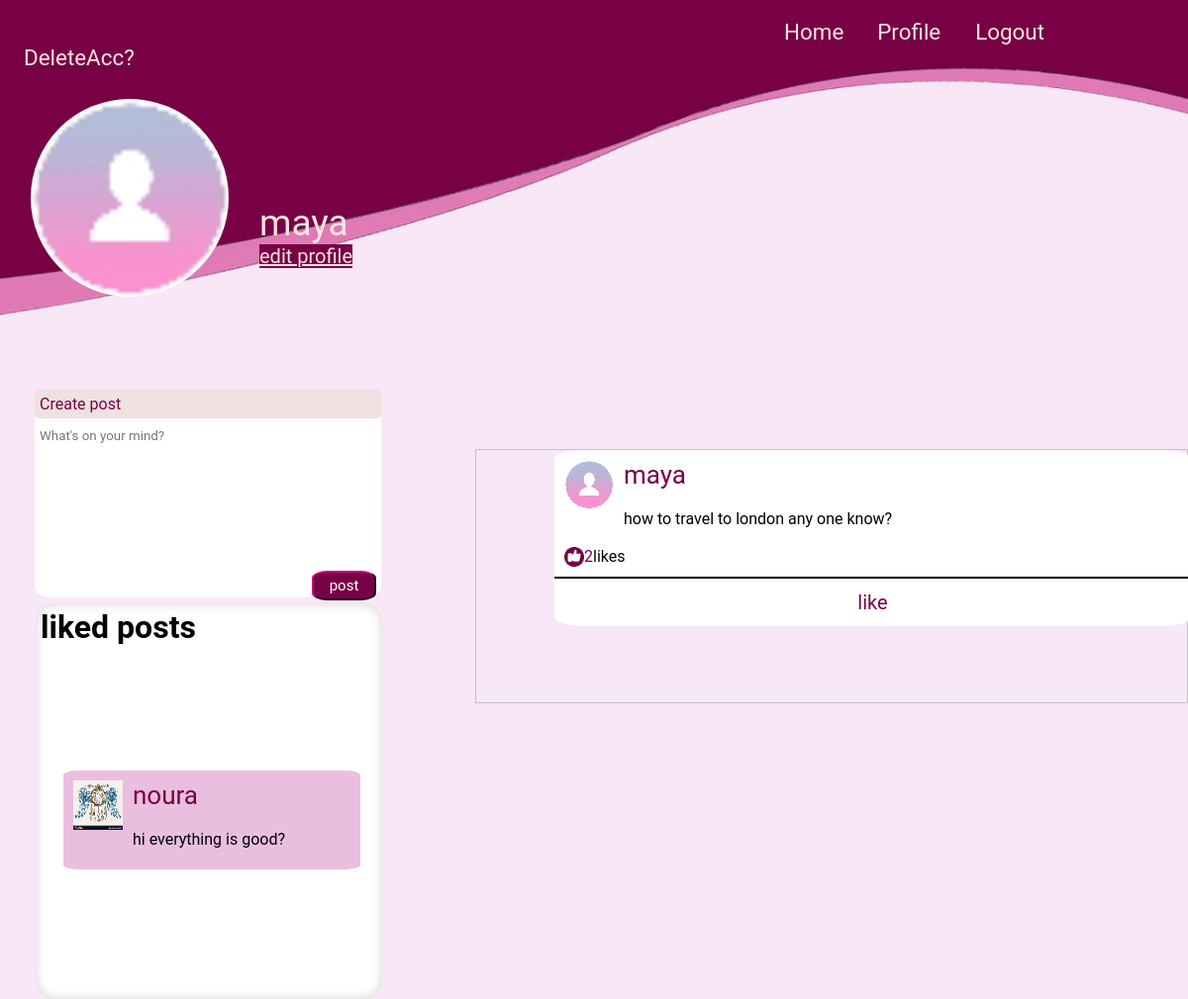
Page /userprofile.php (signed in) on the committed database.
### tables this page shows
CREATE TABLE `users` (
  `userId` int(11) NOT NULL,
  `userName` varchar(50) NOT NULL,
  `userEmail` varchar(100) NOT NULL,
  `userPassword` varchar(30) NOT NULL,
  `userPhoto` varchar(100) NOT NULL DEFAULT 'defaultavatar.jpeg'
);

CREATE TABLE `posts` (
  `postId` int(11) NOT NULL,
  `userId` int(11) NOT NULL,
  `postDescription` mediumtext NOT NULL,
  `likebutton` int(11) NOT NULL,
  `chatbutton` int(30) NOT NULL
);

### userprofile.php (the view, shortened to what this page needs)
<?php session_start();
$connection = mysqli_connect("localhost", "root", "");
$user_check = $_SESSION['userId'];
$query="select * from users where userId='$user_check'";
$ses_sql=mysqli_query($connection,$query);
$row=mysqli_fetch_assoc($ses_sql);
$username=$row["userName"];
$photo=$row["userPhoto"];
$postquery="select * from posts where userId='$user_check' ORDER BY posts.postId DESC";
$sql=mysqli_query($connection,$postquery);
$num_of_rows=mysqli_num_rows($sql);
?>
<!DOCTYPE html>
<html>
<head>
	<link rel="stylesheet" type="text/css" href="profileStyle.css" media="all">
</head>
<body style="overflow: auto;font-family:'Roboto';">
	<br>
 <div>
   <a class="homelink" href="profile.php">Home</a>
   <a class="profilelink" href="">Profile</a>
   <a class="profilelink" href="Logout.php" style="color: #FFE2E1;
  text-decoration: none;
  clear: right;
  font-size: 140%; margin-left: 31px;">Logout</a>
  <a class="delete" href="deleteaccount.php">DeleteAcc?</a>
 </div>
   <div class="userinfo">
	   <img class="profilephoto" src="<?= $photo?>" >
	   <p class="username"><?= $username?></p>
	   <a class="editProfile" href="editProfile.php">edit profile</a>
   </div>
   <div class="userpostApost">
   	 <p class="createPost">Create post</p>
   	 <form method="post">
   	 	<textarea class="texttype" name="status" placeholder="What's on your mind?"></textarea>
   	 	<input type="submit" name="postit" class="postbutton" value="post">
   	 </form>
   </div>
   <?php
extract($_POST);
?>
   <?php for ($i=0; $i < $num_of_rows; $i++) {
     $row=mysqli_fetch_assoc($sql);
     $postid=$row["postId"];
     $countQuery="select postId from likes where postId=$postid";
     $countSql=mysqli_query($connection,$countQuery);
     $countresult=mysqli_num_rows($countSql);
    ?>
   <div class="setofposts">
   	<div class="firstPost" style="overflow: auto;">
   		<img class="postprofilephoto" src="<?= $photo?>">
   		<p class="firstPostname"><?= $username?></p>
   		<div class="firstpostcontent"><?= $row["postDescription"]?></div>
   		<br>
   		<div style="display: inline-block; width: 84px;">
   		<img class="likeicon"src="like.jpeg">
   		<p class="numberoflikes" style="color: #770145"><?= $countresult?></p>
      <p class="liketext"> likes</p>
   	  </div>
      <button class="buttonlike">like</button>
    </div>
    <br> <br> <br>
   </div>
  <?php }?>
   <div class="likedposts" >
   <h1>liked posts</h1>
    <?php
     $likeQuery="select posts.* FROM users JOIN posts JOIN likes ON users.userId=likes.userId AND posts.postId=likes.postId WHERE users.userId=$user_check";
     $likeSql=mysqli_query($connection,$likeQuery);
     $numl_of_rows=mysqli_num_rows($likeSql);
     for ($i=0; $i < $numl_of_rows; $i++) {
       $rowl=mysqli_fetch_assoc($likeSql);
       $userpid=$rowl["userId"];
       $postersql=mysqli_query($connection,"select userPhoto, userName FROM users WHERE userId=$userpid");
       $rowp=mysqli_fetch_assoc($postersql);
    ?>
     <div class="likedPost">
      <img class="postprofilephoto" src="<?= $rowp["userPhoto"]?>">
      <p class="firstPostname"><?= $rowp["userName"]?></p>
      <div class="firstpostcontent"><?= $rowl["postDescription"]?></div>
      </div>
    <?php }?>
   </div>
</body>
</html>
<?php mysqli_close($connection);
      exit();
?>

### profileStyle.css (style rules this page uses)
body { background-image: url("photo1.jpeg"); background-size:100% auto; background-attachment: cover; background-color: #F8E7F7; width: 100%; height: auto; background-repeat: no-repeat; font-family:"Roboto"; }
* { box-sizing: border-box; font-family:"Roboto"; margin:0px; padding:0px; width:auto; height:auto; }
.homelink { color: #FFE2E1; text-decoration: none; margin-left: 66%; margin-top: 35%; clear: right; margin-right: 30px; font-size: 140%; }
.delete { color: #FFE2E1; text-decoration: none; margin-left: 2%; margin-top: 35%; clear: right; margin-right: 30px; font-size: 140%; }
.profilelink { color: #FFE2E1; text-decoration: none; clear: right; font-size: 140%; }
.profilephoto { border-radius: 50%; width: 200px; height: 200px; margin:31px; float: left; margin-top: -104px; }
.username { color:#FFE2E1; margin-top: 237px; font-size: 37px; }
.editProfile { color:#FFE2E1; margin-bottom:10px; background-color: #780145; border-style: none; font-size: 20px; text-decoration: underline; }
.userinfo { height: 250px; width: 550px; margin-top: -104px; }
.createPost { color: #770145; background-color: #EEE1E0; padding: 5px; border-radius: 5px; }
.userpostApost { height: 210px; width: 350px; background-color: #FFFFFF; border-radius: 5%; margin-top: -60px; margin-left: 35px; border-color: #707070; position: relative; float: left; clear: none; }
.texttype { border:none; overflow: auto; width: 300px; height: 150px; resize: none; margin-top: 5px; padding: 5px; }
.postbutton { background-color: #770145; color: #FFFEFE; border-color: #770145; border-radius: 25%; width: 65px; height: 30px; font-size: 15px; position: relative; margin-right: 5px; margin-top: -5px; float: right; }
.setofposts { width: 60%; height: 100% auto; border: 1px solid #c3c3c3; flex-wrap: wrap; align-content: initial; float: right; }
.setofposts > div { width: 643px; height: auto; background-color: white; border-radius: 5%; margin-left: 79px; margin-bottom:20px; }
.postprofilephoto { width: 50px; height: 50px; float: left; margin: 10px; }
.firstPostname { color: #770145; font-size: 26px; margin: 10px; }
.firstpostcontent { margin-top: 20px; }
.likeicon { width: 20px; height: 20px; }
.likeicon { float: left; clear: none; margin-left: 10px; }
.numberoflikes { color: #770145; float: left; clear: none; }
.buttonlike { width: 643px; height: 50px; margin-top: 10px; background-color: white; color: #770145; font-size: 20px; border-style: solid none none none; }

### userprofile.php (style rules this page uses)
.likedPost { width: 300px; height: 100px; background-color: #eabedf; border-radius: 5%; margin-left: 23px; overflow: auto; }
.likedposts { display: flex; flex-wrap: wrap; align-content: initial; width: 350px; height: 400px; overflow: auto; padding: 5px; background-color: white; margin-top: 13%; margin-left: 3%; border-radius: 5%; box-shadow: inset 0 0 11px #d0d0d0; }

### rows in the picture
users: userPhoto (placeholder picture), userName "maya", posts.postDescription "how to travel to london any one know?", countresult "2"
users: userPhoto (picture), userName "noura", posts.postDescription "hi everything is good?"
